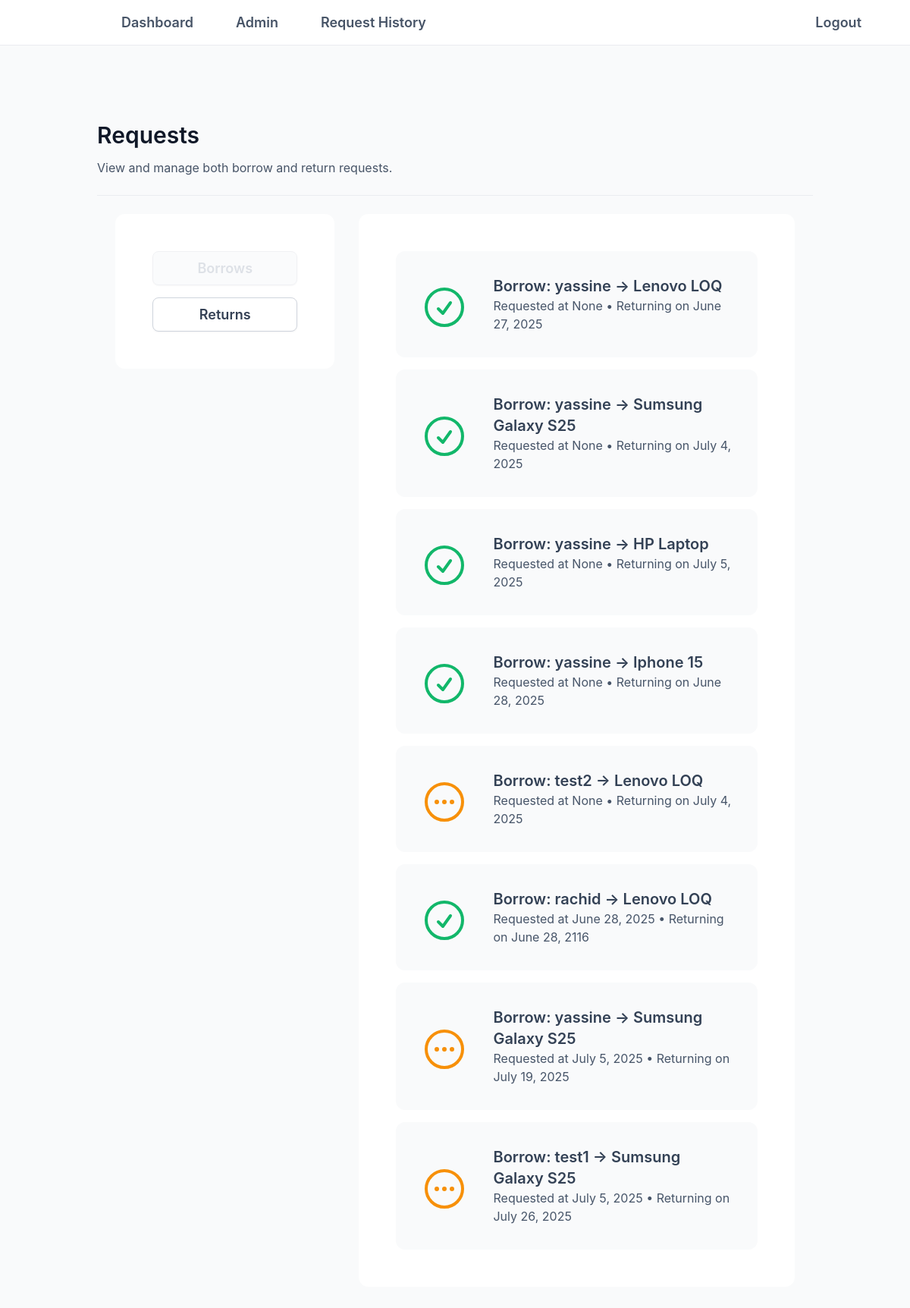
The page /requests/ (signed in) on the database as committed earlier.
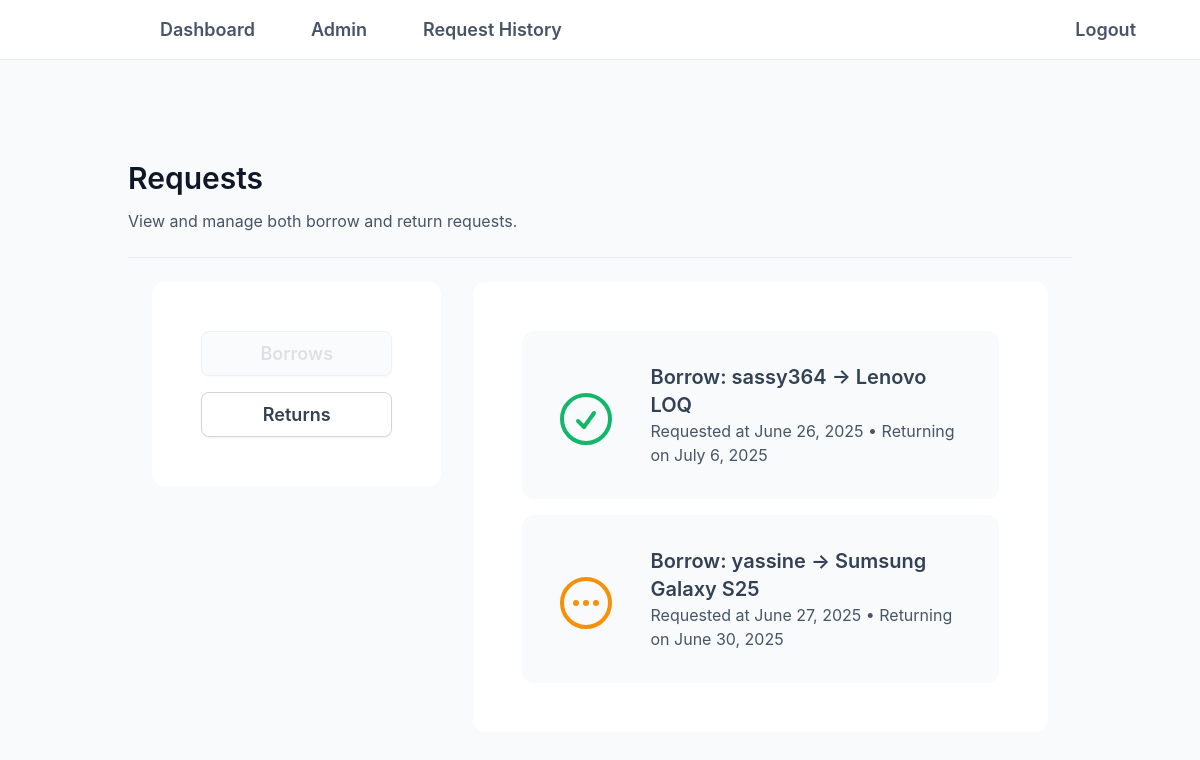
The same page on the database as committed later.
### b_requests/models.py (models this page shows)
class BorrowRequest(models.Model):
    borrower = models.ForeignKey(User, on_delete=models.CASCADE, related_name='borrow_requests')
    device = models.ForeignKey(Device, on_delete=models.CASCADE, related_name='borrow_requests')
    date_requested = models.DateField(default=timezone.now)
    return_date = models.DateField(null=False, blank=False)
    approved = models.BooleanField(default=False)
    def __str__(self):
        return f"Borrow: {self.borrower.username} → {self.device.name}"

### devices/models.py (models this page shows, shortened)
class Device(models.Model):
    class Status(models.TextChoices):
        AVAILABLE = 'available', 'Available'
        BORROWED = 'borrowed', 'Borrowed'
        BROKEN = 'broken', 'Broken'
        MISSING = 'missing', 'Missing'
    name = models.CharField(max_length=100)
    type = models.CharField(max_length=50)
    status = models.CharField(
        max_length=20,
        choices=Status.choices,
        default=Status.AVAILABLE,
    )
    location = models.CharField(max_length=100, default='Admin')

### b_requests/views.py (the view)
# urls.py: path('', views.request_list_view, name='request-list'),
@staff_member_required
def request_list_view(request):
    borrows = BorrowRequest.objects.all()
    returns = ReturnRequest.objects.all()
    context = {"borrows": borrows, "returns": returns}
    return render(request, "b_requests/request_list.html", context)

### b_requests/models.py (called while the page is built)
    def __str__(self):
        return f"Return: {self.borrower.username} ← {self.device.name} ({self.condition})"

### b_requests/templates/b_requests/request_list.html (shortened to what this page needs)
{% extends "base.html" %}
{% block content %}
<div class="min-h-screen flex flex-col bg-atb-g-50 text-left py-24 px-4 md:px-12 lg:px-32 font-primary">
    <div class="flex flex-col gap-2">
        <h2 class="text-[30px]  font-[600] text-atb-g-900 font-primary">Requests</h2>
        <p class="text-[16px] text-atb-g-600">View and manage both borrow and return requests.</p>
    </div>
    <hr class="border-atb-g-200 mt-6">
    <div class="w-full flex flex-col items-start  md:flex-row p-4 md:p-6 gap-6 md:gap-8">
        <div class="flex flex-col gap-4 p-4 sm:p-6 md:p-8 lg:p-12 bg-white border border-white rounded-[12px] w-full md:w-1/3">
            <button id="borrow-tab"
                class="tab-button px-12 py-2 text-[18px] font-semibold rounded-[8px] transition-colors duration-200 border-[1px] border-atb-g-300 bg-white text-atb-g-700 shadow-[0px_1px_2px_0px_#1018280D]
           hover:bg-atb-g-50 hover:text-atb-g-800
           focus:bg-white focus:text-atb-g-700 focus:shadow-[0_0_0_4px_#F2F4F7]
           disabled:bg-atb-g-50 disabled:text-atb-g-300 disabled:border-atb-g-200 disabled:opacity-70"
                onclick="showTab('borrow')" disabled>
                Borrows
            </button>
            <button id="return-tab"
                class="tab-button px-12 py-2 text-[18px] font-semibold rounded-[8px] transition-colors duration-200 border-[1px] border-atb-g-300 bg-white text-atb-g-700 shadow-[0px_1px_2px_0px_#1018280D]
           hover:bg-atb-g-50 hover:text-atb-g-800
           focus:bg-white focus:text-atb-g-700 focus:shadow-[0_0_0_4px_#F2F4F7]
           disabled:bg-atb-g-50 disabled:text-atb-g-300 disabled:border-atb-g-200 disabled:opacity-70"
                onclick="showTab('return')" >
                Returns
            </button>
        </div>
        <div id="borrow-section" class="tab-section w-full md:w-2/3 border border-white bg-white rounded-[12px] p-4 sm:p-6 md:p-12">
            {% if borrows %}
                <div class="space-y-4">
                    {% for instance in borrows %}
                        <a href="{% url 'requests:borrow-detail' instance.id %}" class="block bg-atb-g-50 rounded-[12px] p-8 hover:bg-atb-g-200 focus:border-none focus:ring-0 focus:shadow-[0_0_0_4px_#F2F4F7] transition duration-300 flex flex-row items-center gap-8">
                            <div class="flex justify-start mt-2">
                                {% if instance.approved %}
                            <svg xmlns="http://www.w3.org/2000/svg" fill="none" viewBox="0 0 24 24" stroke-width="1.5" stroke="currentColor" class="size-16 text-atb-s-500">
                            <path stroke-linecap="round" stroke-linejoin="round" d="M9 12.75 11.25 15 15 9.75M21 12a9 9 0 1 1-18 0 9 9 0 0 1 18 0Z" />
                            </svg>
                            {% endif %}
                            </div>
                            <div class="text-left">
                            <h3 class="text-xl font-semibold text-[#334155]">{{ instance }}</h3>
                            <p class="text-[#475569]">Requested at {{ instance.date_requested }} &bull; Returning on {{ instance.return_date }}</p>
                            </div>
                        </a>
                    {% endfor %}
                </div>
            {% else %}
                <p class="text-center text-atb-g-500">No borrow requests available.</p>
            {% endif %}
        </div>
    </div>
</div>
{% endblock content %}

Rows that differ between the two databases and show on the page:
removed BorrowRequest: approved True (drawn), borrower+device "Borrow: yassine → Lenovo LOQ", date_requested "None", return_date "June 27, 2025"
removed BorrowRequest: approved True (drawn), borrower+device "Borrow: yassine → Sumsung Galaxy S25", date_requested "None", return_date "July 4, 2025"
removed BorrowRequest: approved True (drawn), borrower+device "Borrow: yassine → HP Laptop", date_requested "None", return_date "July 5, 2025"
removed BorrowRequest: approved True (drawn), borrower+device "Borrow: yassine → Iphone 15", date_requested "None", return_date "June 28, 2025"
removed BorrowRequest: approved False (drawn), borrower+device "Borrow: test2 → Lenovo LOQ", date_requested "None", return_date "July 4, 2025"
removed BorrowRequest: approved True (drawn), borrower+device "Borrow: rachid → Lenovo LOQ", date_requested "June 28, 2025", return_date "June 28, 2116"
removed BorrowRequest: approved False (drawn), borrower+device "Borrow: yassine → Sumsung Galaxy S25", date_requested "July 5, 2025", return_date "July 19, 2025"
removed BorrowRequest: approved False (drawn), borrower+device "Borrow: test1 → Sumsung Galaxy S25", date_requested "July 5, 2025", return_date "July 26, 2025"
added BorrowRequest: approved True (drawn), borrower+device "Borrow: sassy364 → Lenovo LOQ", date_requested "June 26, 2025", return_date "July 6, 2025"
added BorrowRequest: approved False (drawn), borrower+device "Borrow: yassine → Sumsung Galaxy S25", date_requested "June 27, 2025", return_date "June 30, 2025"
